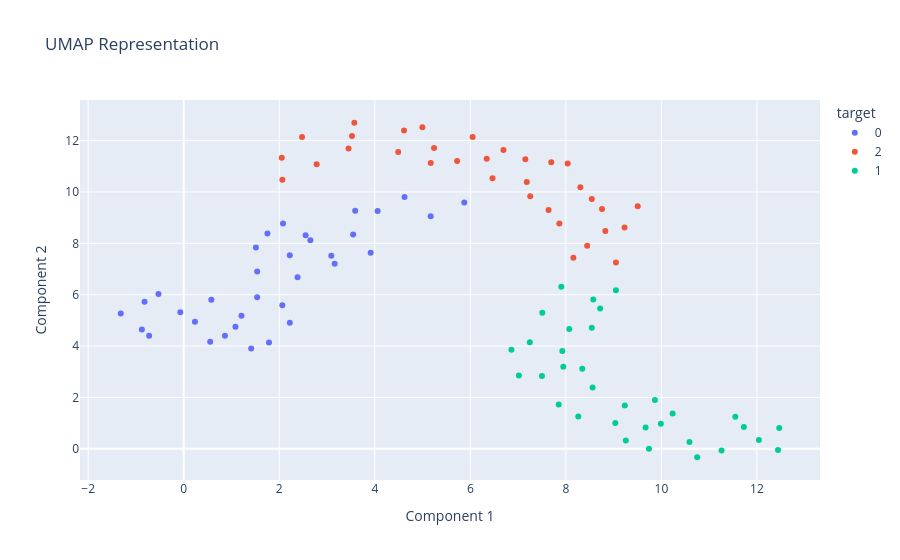

Notebook code for this chart:
### Markdown cell above
## Step 6b: Visualize with UMAP

UMAP can be used in tandem with Howso Engine to visualize high-dimensional datasets, similar to how HDBSCAN is used.

### Code cell
fig = plot_umap(t, color="target", action_feature=action_features[0])
fig.show()

### Figure 1 — Plotly figure (JSON) as saved in the notebook; plotly's stock layout.template omitted (floating-point values rounded to 4 significant figures)
{"data": [{"customdata": [[0, "d858ef37-9a20-4fb1-bf5d-55bbe7d77d78"], [2, "d858ef37-9a20-4fb1-bf5d-55bbe7d77d78"], [5, "d858ef37-9a20-4fb1-bf5d-55bbe7d77d78"], [6, "d858ef37-9a20-4fb1-bf5d-55bbe7d77d78"], [9, "d858ef37-9a20-4fb1-bf5d-55bbe7d77d78"], [15, "d858ef37-9a20-4fb1-bf5d-55bbe7d77d78"], [21, "d858ef37-9a20-4fb1-bf5d-55bbe7d77d78"], [25, "d858ef37-9a20-4fb1-bf5d-55bbe7d77d78"], [27, "d858ef37-9a20-4fb1-bf5d-55bbe7d77d78"], [30, "d858ef37-9a20-4fb1-bf5d-55bbe7d77d78"], [31, "d858ef37-9a20-4fb1-bf5d-55bbe7d77d78"], [37, "d858ef37-9a20-4fb1-bf5d-55bbe7d77d78"], [40, "d858ef37-9a20-4fb1-bf5d-55bbe7d77d78"], [45, "d858ef37-9a20-4fb1-bf5d-55bbe7d77d78"], [47, "d858ef37-9a20-4fb1-bf5d-55bbe7d77d78"], [50, "d858ef37-9a20-4fb1-bf5d-55bbe7d77d78"], [52, "d858ef37-9a20-4fb1-bf5d-55bbe7d77d78"], [53, "d858ef37-9a20-4fb1-bf5d-55bbe7d77d78"], [54, "d858ef37-9a20-4fb1-bf5d-55bbe7d77d78"], [64, "d858ef37-9a20-4fb1-bf5d-55bbe7d77d78"], [65, "d858ef37-9a20-4fb1-bf5d-55bbe7d77d78"], [66, "d858ef37-9a20-4fb1-bf5d-55bbe7d77d78"], [69, "d858ef37-9a20-4fb1-bf5d-55bbe7d77d78"], [70, "d858ef37-9a20-4fb1-bf5d-55bbe7d77d78"], [72, "d858ef37-9a20-4fb1-bf5d-55bbe7d77d78"], [74, "d858ef37-9a20-4fb1-bf5d-55bbe7d77d78"], [75, "d858ef37-9a20-4fb1-bf5d-55bbe7d77d78"], [76, "d858ef37-9a20-4fb1-bf5d-55bbe7d77d78"], [78, "d858ef37-9a20-4fb1-bf5d-55bbe7d77d78"], [83, "d858ef37-9a20-4fb1-bf5d-55bbe7d77d78"], [86, "d858ef37-9a20-4fb1-bf5d-55bbe7d77d78"], [88, "d858ef37-9a20-4fb1-bf5d-55bbe7d77d78"], [90, "d858ef37-9a20-4fb1-bf5d-55bbe7d77d78"], [94, "d858ef37-9a20-4fb1-bf5d-55bbe7d77d78"]], "hovertemplate": "<b>%{xaxis.title.text}:</b> %{x}<br><b>%{yaxis.title.text}:</b> %{y}<br><b>Case Index:</b> %{customdata[0]:,}<br><extra>%{fullData.name}</extra>", "legendgroup": "0", "marker": {"color": "#636efa", "symbol": "circle"}, "mode": "markers", "name": "0", "orientation": "v", "showlegend": true, "type": "scatter", "x": [2.552, 2.22, 4.622, 0.8625, 5.169, 4.059, -0.8201, 0.5778, -0.5292, 3.589, -1.319, -0.7242, 3.913, 5.872, 2.064, 2.383, 1.412, 1.752, 0.2348, 3.089, 1.209, 2.078, -0.876, 3.159, 1.082, 2.651, 1.785, 3.546, -0.07171, 1.538, 0.5536, 1.51, 1.537, 2.22], "xaxis": "x", "y": [8.315, 7.533, 9.8, 4.401, 9.052, 9.254, 5.723, 5.808, 6.028, 9.266, 5.266, 4.397, 7.635, 9.592, 5.585, 6.682, 3.903, 8.384, 4.947, 7.516, 5.176, 8.768, 4.64, 7.203, 4.755, 8.122, 4.137, 8.341, 5.312, 6.9, 4.167, 7.84, 5.898, 4.903], "yaxis": "y"}, {"customdata": [[1, "d858ef37-9a20-4fb1-bf5d-55bbe7d77d78"], [3, "d858ef37-9a20-4fb1-bf5d-55bbe7d77d78"], [4, "d858ef37-9a20-4fb1-bf5d-55bbe7d77d78"], [7, "d858ef37-9a20-4fb1-bf5d-55bbe7d77d78"], [10, "d858ef37-9a20-4fb1-bf5d-55bbe7d77d78"], [13, "d858ef37-9a20-4fb1-bf5d-55bbe7d77d78"], [14, "d858ef37-9a20-4fb1-bf5d-55bbe7d77d78"], [16, "d858ef37-9a20-4fb1-bf5d-55bbe7d77d78"], [18, "d858ef37-9a20-4fb1-bf5d-55bbe7d77d78"], [33, "d858ef37-9a20-4fb1-bf5d-55bbe7d77d78"], [34, "d858ef37-9a20-4fb1-bf5d-55bbe7d77d78"], [35, "d858ef37-9a20-4fb1-bf5d-55bbe7d77d78"], [36, "d858ef37-9a20-4fb1-bf5d-55bbe7d77d78"], [38, "d858ef37-9a20-4fb1-bf5d-55bbe7d77d78"], [39, "d858ef37-9a20-4fb1-bf5d-55bbe7d77d78"], [41, "d858ef37-9a20-4fb1-bf5d-55bbe7d77d78"], [42, "d858ef37-9a20-4fb1-bf5d-55bbe7d77d78"], [43, "d858ef37-9a20-4fb1-bf5d-55bbe7d77d78"], [49, "d858ef37-9a20-4fb1-bf5d-55bbe7d77d78"], [55, "d858ef37-9a20-4fb1-bf5d-55bbe7d77d78"], [57, "d858ef37-9a20-4fb1-bf5d-55bbe7d77d78"], [58, "d858ef37-9a20-4fb1-bf5d-55bbe7d77d78"], [59, "d858ef37-9a20-4fb1-bf5d-55bbe7d77d78"], [67, "d858ef37-9a20-4fb1-bf5d-55bbe7d77d78"], [73, "d858ef37-9a20-4fb1-bf5d-55bbe7d77d78"], [81, "d858ef37-9a20-4fb1-bf5d-55bbe7d77d78"], [82, "d858ef37-9a20-4fb1-bf5d-55bbe7d77d78"], [84, "d858ef37-9a20-4fb1-bf5d-55bbe7d77d78"], [85, "d858ef37-9a20-4fb1-bf5d-55bbe7d77d78"], [87, "d858ef37-9a20-4fb1-bf5d-55bbe7d77d78"], [89, "d858ef37-9a20-4fb1-bf5d-55bbe7d77d78"], [93, "d858ef37-9a20-4fb1-bf5d-55bbe7d77d78"], [96, "d858ef37-9a20-4fb1-bf5d-55bbe7d77d78"]], "hovertemplate": "<b>%{xaxis.title.text}:</b> %{x}<br><b>%{yaxis.title.text}:</b> %{y}<br><b>Case Index:</b> %{customdata[0]:,}<br><extra>%{fullData.name}</extra>", "legendgroup": "2", "marker": {"color": "#EF553B", "symbol": "circle"}, "mode": "markers", "name": "2", "orientation": "v", "showlegend": true, "type": "scatter", "x": [2.065, 6.463, 6.693, 8.542, 8.038, 5.24, 9.227, 8.157, 5.724, 2.052, 8.756, 2.782, 7.181, 7.638, 9.503, 3.522, 5.17, 7.694, 3.571, 3.45, 4.996, 7.863, 4.49, 4.611, 6.342, 8.303, 7.151, 2.476, 6.047, 9.048, 8.445, 7.253, 8.826], "xaxis": "x", "y": [10.47, 10.53, 11.63, 9.722, 11.11, 11.72, 8.612, 7.441, 11.21, 11.33, 9.341, 11.08, 10.39, 9.295, 9.448, 12.18, 11.13, 11.16, 12.69, 11.69, 12.52, 8.769, 11.55, 12.4, 11.29, 10.18, 11.27, 12.14, 12.14, 7.257, 7.907, 9.829, 8.476], "yaxis": "y"}, {"customdata": [[8, "d858ef37-9a20-4fb1-bf5d-55bbe7d77d78"], [11, "d858ef37-9a20-4fb1-bf5d-55bbe7d77d78"], [12, "d858ef37-9a20-4fb1-bf5d-55bbe7d77d78"], [17, "d858ef37-9a20-4fb1-bf5d-55bbe7d77d78"], [19, "d858ef37-9a20-4fb1-bf5d-55bbe7d77d78"], [20, "d858ef37-9a20-4fb1-bf5d-55bbe7d77d78"], [22, "d858ef37-9a20-4fb1-bf5d-55bbe7d77d78"], [23, "d858ef37-9a20-4fb1-bf5d-55bbe7d77d78"], [24, "d858ef37-9a20-4fb1-bf5d-55bbe7d77d78"], [26, "d858ef37-9a20-4fb1-bf5d-55bbe7d77d78"], [28, "d858ef37-9a20-4fb1-bf5d-55bbe7d77d78"], [29, "d858ef37-9a20-4fb1-bf5d-55bbe7d77d78"], [32, "d858ef37-9a20-4fb1-bf5d-55bbe7d77d78"], [44, "d858ef37-9a20-4fb1-bf5d-55bbe7d77d78"], [46, "d858ef37-9a20-4fb1-bf5d-55bbe7d77d78"], [48, "d858ef37-9a20-4fb1-bf5d-55bbe7d77d78"], [51, "d858ef37-9a20-4fb1-bf5d-55bbe7d77d78"], [56, "d858ef37-9a20-4fb1-bf5d-55bbe7d77d78"], [60, "d858ef37-9a20-4fb1-bf5d-55bbe7d77d78"], [61, "d858ef37-9a20-4fb1-bf5d-55bbe7d77d78"], [62, "d858ef37-9a20-4fb1-bf5d-55bbe7d77d78"], [63, "d858ef37-9a20-4fb1-bf5d-55bbe7d77d78"], [68, "d858ef37-9a20-4fb1-bf5d-55bbe7d77d78"], [71, "d858ef37-9a20-4fb1-bf5d-55bbe7d77d78"], [77, "d858ef37-9a20-4fb1-bf5d-55bbe7d77d78"], [79, "d858ef37-9a20-4fb1-bf5d-55bbe7d77d78"], [80, "d858ef37-9a20-4fb1-bf5d-55bbe7d77d78"], [91, "d858ef37-9a20-4fb1-bf5d-55bbe7d77d78"], [92, "d858ef37-9a20-4fb1-bf5d-55bbe7d77d78"], [95, "d858ef37-9a20-4fb1-bf5d-55bbe7d77d78"], [97, "d858ef37-9a20-4fb1-bf5d-55bbe7d77d78"], [98, "d858ef37-9a20-4fb1-bf5d-55bbe7d77d78"], [99, "d858ef37-9a20-4fb1-bf5d-55bbe7d77d78"]], "hovertemplate": "<b>%{xaxis.title.text}:</b> %{x}<br><b>%{yaxis.title.text}:</b> %{y}<br><b>Case Index:</b> %{customdata[0]:,}<br><extra>%{fullData.name}</extra>", "legendgroup": "1", "marker": {"color": "#00cc96", "symbol": "circle"}, "mode": "markers", "name": "1", "orientation": "v", "showlegend": true, "type": "scatter", "x": [7.244, 8.343, 8.559, 10.23, 6.86, 8.259, 9.254, 7.506, 9.233, 10.59, 9.668, 9.047, 11.55, 10.75, 12.04, 11.73, 8.573, 7.904, 12.44, 9.035, 8.542, 9.987, 9.864, 11.26, 12.47, 8.716, 7.016, 7.945, 8.071, 9.739, 7.85, 7.925, 7.499], "xaxis": "x", "y": [4.145, 3.12, 2.385, 1.372, 3.855, 1.254, 0.3231, 5.296, 1.684, 0.2628, 0.8323, 6.178, 1.243, -0.3293, 0.345, 0.8515, 5.817, 6.307, -0.04906, 1.003, 4.712, 0.9792, 1.902, -0.06299, 0.8092, 5.458, 2.852, 3.197, 4.663, -0.0003284, 1.725, 3.804, 2.835], "yaxis": "y"}], "layout": {"legend": {"title": {"text": "target"}, "tracegroupgap": 0}, "title": {"text": "UMAP Representation"}, "xaxis": {"anchor": "y", "domain": [0, 1], "title": {"text": "Component 1"}}, "yaxis": {"anchor": "x", "domain": [0, 1], "title": {"text": "Component 2"}}}}
